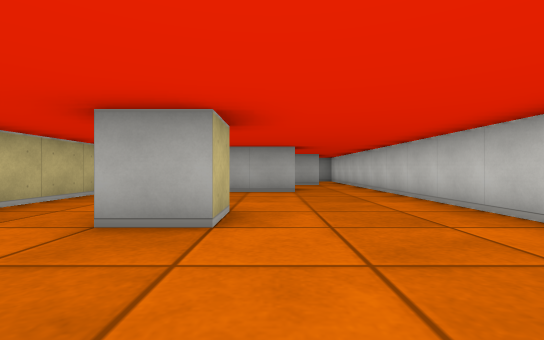
[1] (above)

12 first-person views from a walk through a cub3D ray-caster map. The camera is about half as high as the walls, looks level and sees 85° across. The floor is counted in squares. Each view is taken from the middle of a square. On the plan, view 1 faces up. The plan holds only what a view shows up to about 9 squares ahead; the rest is blank.

[2]
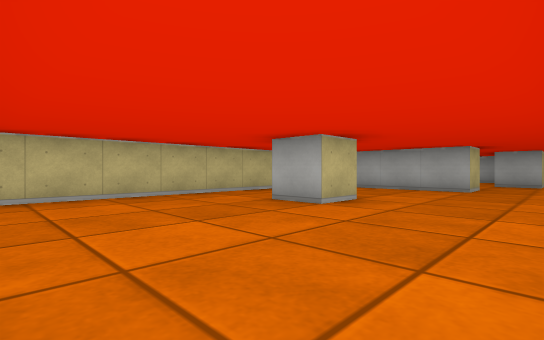

[3]
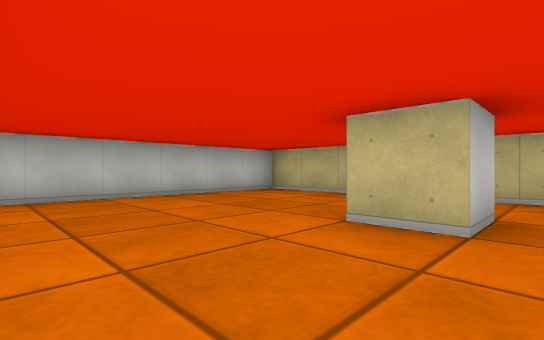

[4]
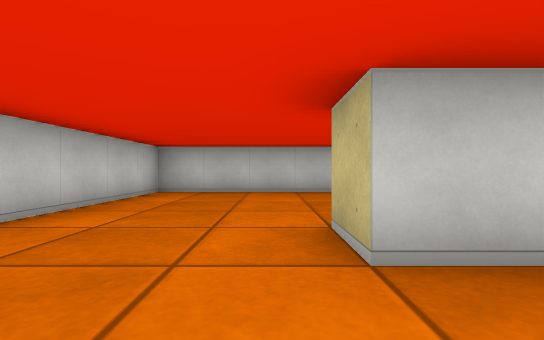

[5]
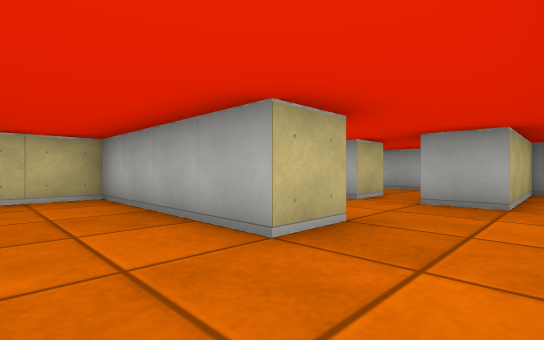

[6]
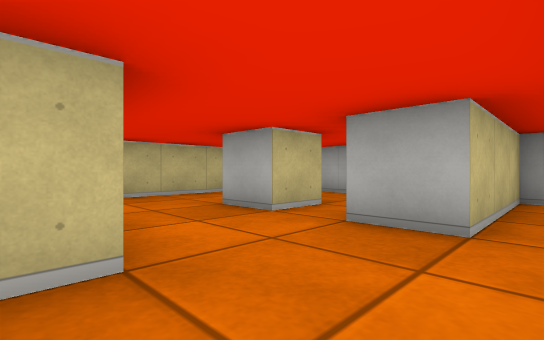

[7]
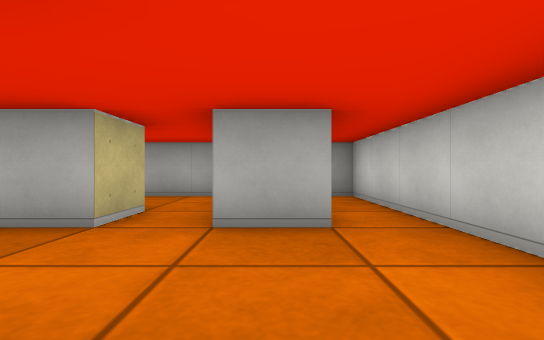

[8]
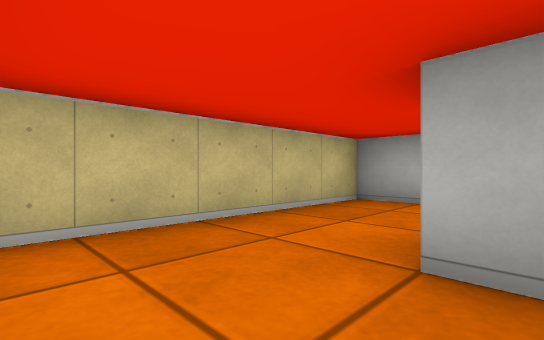

[9]
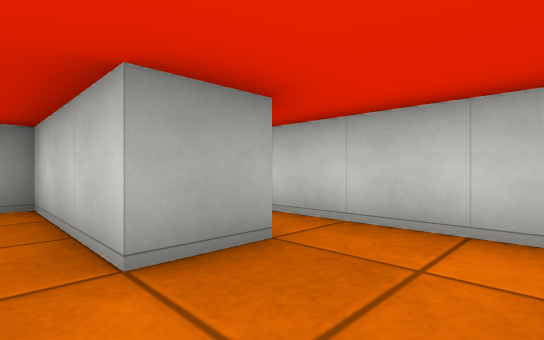

[10]
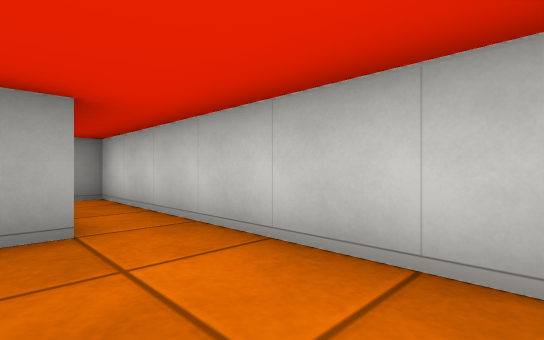

[11]
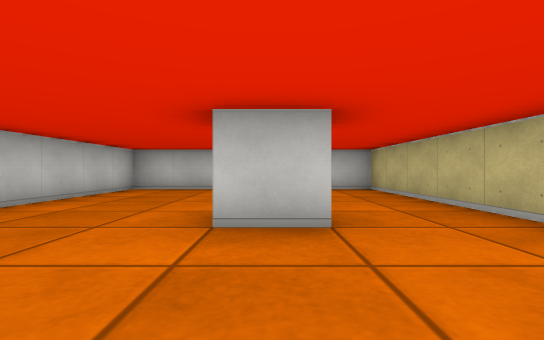

[12]
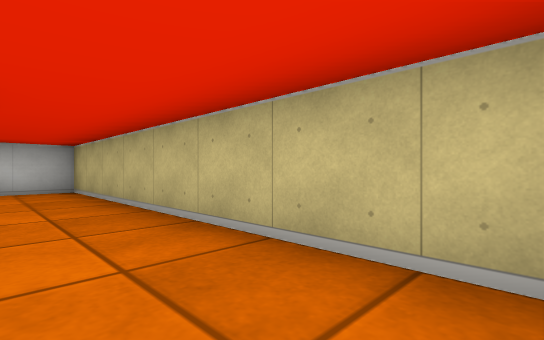

### Floor plan
Ten units are one square. View 1 is at (0, 0); x grows to the right and y downward. Boxes are objects, and circles mark ways between rooms. Rooms are numbered by the first view taken in them; rooms with no view inside come last. Other rooms are left out.
<svg viewBox="-40 -130 70 150">
<path fill="none" stroke="#000" d="M-16 -35 -5 -35 -5 -25 -15 -25M5 -65 -35 -65 -35 15 25 15 25 -65M-5 -105 -5 -95 -15 -95M5 -76 5 -65M25 -65 25 -125 15 -125 15 -95 5 -95 5 -125 -35 -125 -35 -80"/>
<circle cx="15" cy="-70" r="3" fill="#2a7"/>
<text x="0" y="-20">1</text>
<text x="0" y="-100">2</text>
</svg>
Room 1 opens to room 2.

Where each view was taken, in squares from view 1:
view 1: 0 up, 0 right, facing up
view 2: 1 down, 2 right, facing up-left
view 3: 4 up, 2 right, facing down-left
view 4: 5 up, 0 right, facing down
view 5: 5 up, 2 right, facing up-left
view 6: 7 up, 2 right, facing up-left
view 7: 7 up, 1 right, facing up
view 8: 8 up, 1 left, facing up-left
view 9: 8 up, 0 right, facing up-right
view 10: 7 up, 1 right, facing up-right
view 11: 6 up, 1 left, facing down
view 12: 6 up, 2 left, facing down-left
